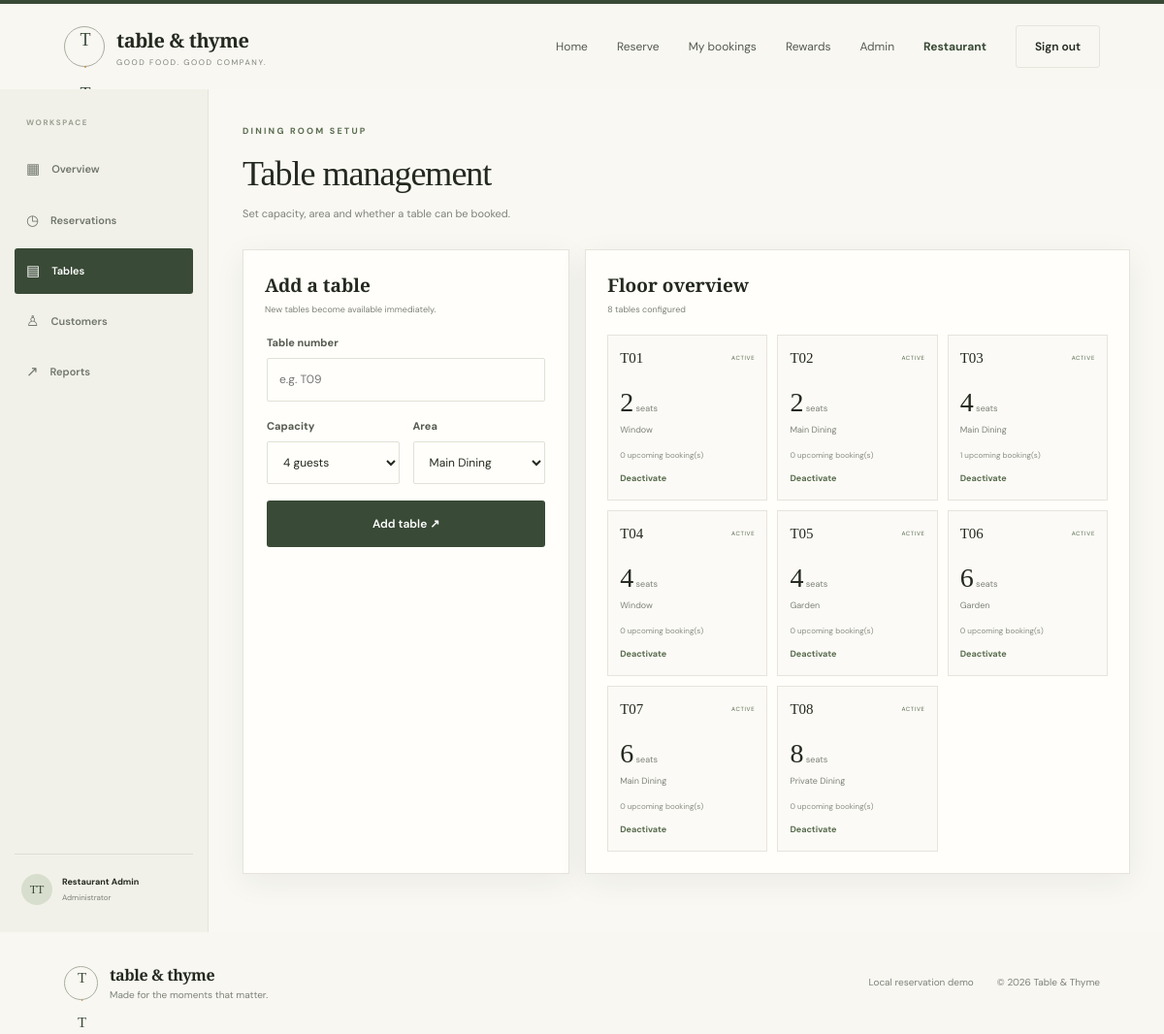
Screenshot of /admin/tables (signed in) with the database file from the repository.
### tables this page shows
CREATE TABLE users (
    id INTEGER PRIMARY KEY AUTOINCREMENT,
    name TEXT NOT NULL,
    email TEXT NOT NULL UNIQUE COLLATE NOCASE,
    phone TEXT NOT NULL,
    password_hash TEXT NOT NULL,
    role TEXT NOT NULL DEFAULT 'customer' CHECK(role IN ('customer','admin')),
    created_at TEXT NOT NULL DEFAULT CURRENT_TIMESTAMP
);

CREATE TABLE restaurant_tables (
    id INTEGER PRIMARY KEY AUTOINCREMENT,
    table_number TEXT NOT NULL UNIQUE,
    capacity INTEGER NOT NULL CHECK(capacity > 0),
    area TEXT NOT NULL DEFAULT 'Main Dining',
    is_active INTEGER NOT NULL DEFAULT 1 CHECK(is_active IN (0,1))
);

### app.py (the view, shortened to what this page needs)
@app.route("/admin/tables", methods=["GET", "POST"])
@admin_required
def admin_tables():
    conn = get_db()
    tables = conn.execute("""
        SELECT t.*,
        (SELECT COUNT(*) FROM reservations r WHERE r.table_id=t.id AND r.status IN ('PENDING','CONFIRMED') AND r.reservation_date>=?) AS upcoming_count
        FROM restaurant_tables t ORDER BY t.table_number
    """, (date.today().isoformat(),)).fetchall()
    conn.close()
    return render_template("admin_tables.html", tables=tables)

### app.py (called while the page is built)
def current_user():
    if not session.get("user_id"):
        return None
    conn = get_db()
    user = conn.execute("SELECT id,name,email,phone,role FROM users WHERE id=?", (session["user_id"],)).fetchone()
    conn.close()
    return user

@app.context_processor
def inject_globals():
    return {"current_user": current_user(), "today": date.today().isoformat()}

def admin_required(fn):
    @wraps(fn)
    def wrapper(*args, **kwargs):
        user = current_user()
        if not user or user["role"] != "admin":
            flash("Administrator access is required.", "error")
            return redirect(url_for("login"))
        return fn(*args, **kwargs)
    return wrapper

### database.py (called while the page is built)
def get_db():
    conn = sqlite3.connect(DB_PATH, timeout=10)
    conn.row_factory = sqlite3.Row
    conn.execute("PRAGMA foreign_keys = ON")
    conn.execute("PRAGMA busy_timeout = 10000")
    return conn

### templates/admin_tables.html (shortened to what this page needs)
{% extends "base.html" %}
{% block content %}
<section class="admin-shell">
  <aside class="admin-sidebar"><div class="admin-label">WORKSPACE</div><a href="{{ url_for('admin_dashboard') }}">▦ <span>Overview</span></a><a href="{{ url_for('admin_reservations') }}">◷ <span>Reservations</span></a><a class="active" href="{{ url_for('admin_tables') }}">▤ <span>Tables</span></a><a href="{{ url_for('admin_customers') }}">♙ <span>Customers</span></a><a href="{{ url_for('admin_reports') }}">↗ <span>Reports</span></a><div class="sidebar-bottom"><div class="mini-avatar">TT</div><span><strong>Restaurant Admin</strong><small>Administrator</small></span></div></aside>
  <div class="admin-main">
    <div class="admin-page-head"><div><div class="eyebrow">DINING ROOM SETUP</div><h1>Table management</h1><p>Set capacity, area and whether a table can be booked.</p></div></div>
    <div class="admin-grid table-admin-grid">
      <section class="panel"><div class="panel-head"><div><h2>Add a table</h2><p>New tables become available immediately.</p></div></div><form method="post" class="form-stack panel-form"><label>Table number<input name="table_number" required placeholder="e.g. T09"></label><div class="form-row"><label>Capacity<select name="capacity">{% for n in range(1,21) %}<option value="{{ n }}" {{ 'selected' if n==4 else '' }}>{{ n }} guests</option>{% endfor %}</select></label><label>Area<select name="area"><option>Main Dining</option><option>Window</option><option>Garden</option><option>Private Dining</option><option>Patio</option></select></label></div><button class="btn primary full">Add table ↗</button></form></section>
      <section class="panel"><div class="panel-head"><div><h2>Floor overview</h2><p>{{ tables|length }} tables configured</p></div></div><div class="table-tile-grid">{% for t in tables %}<div class="table-tile {{ 'inactive' if not t.is_active else '' }}"><div class="tile-top"><span>{{ t.table_number }}</span><span class="tile-status">{{ 'ACTIVE' if t.is_active else 'INACTIVE' }}</span></div><div class="tile-capacity">{{ t.capacity }}<small> seats</small></div><p>{{ t.area }}</p><small>{{ t.upcoming_count }} upcoming booking(s)</small><form method="post" action="{{ url_for('toggle_table', tid=t.id) }}"><button class="text-button">{{ 'Deactivate' if t.is_active else 'Activate' }}</button></form></div>{% endfor %}</div></section>
    </div>
  </div>
</section>
{% endblock %}

### templates/base.html (shortened to what this page needs)
<!doctype html>
<html lang="en">
<head>
  <link rel="stylesheet" href="{{ url_for('static', filename='css/style.css') }}">
</head>
<body>
  <header class="nav-wrap">
    <a class="brand" href="{{ url_for('index') }}">
      <span class="brand-mark">T<span>·</span>T</span>
      <span class="brand-copy"><strong>table & thyme</strong><small>GOOD FOOD. GOOD COMPANY.</small></span>
    </a>
    <nav class="nav-links">
      <a href="{{ url_for('index') }}">Home</a>
      {% if current_user %}
        <a href="{{ url_for('book') }}">Reserve</a>
        <a href="{{ url_for('my_reservations') }}">My bookings</a>
        <a href="{{ url_for('loyalty') }}">Rewards</a>
        {% if current_user.role == 'admin' %}
          <a href="{{ url_for('admin_dashboard') }}">Admin</a>
        {% endif %}
        <span class="nav-user">{{ current_user.name.split()[0] }}</span>
        <a class="nav-cta outline" href="{{ url_for('logout') }}">Sign out</a>
      {% else %}
        <a href="{{ url_for('login') }}">Sign in</a>
        <a class="nav-cta" href="{{ url_for('register') }}">Join us</a>
      {% endif %}
    </nav>
  </header>
  <main>
    {% block content %}{% endblock %}
  </main>
  <footer class="footer">
    <div class="footer-brand"><span class="brand-mark">T<span>·</span>T</span><span><strong>table & thyme</strong><small>Made for the moments that matter.</small></span></div>
    <div class="footer-right"><span>Local reservation demo</span><span>© 2026 Table & Thyme</span></div>
  </footer>
</body>
</html>

### rows the page displays
users: name "Restaurant"
restaurant_tables: table_number "T01", is_active "ACTIVE", capacity "2", area "Window", upcoming_count "0", is_active "Deactivate"
restaurant_tables: table_number "T02", is_active "ACTIVE", capacity "2", area "Main Dining", upcoming_count "0", is_active "Deactivate"
restaurant_tables: table_number "T03", is_active "ACTIVE", capacity "4", area "Main Dining", upcoming_count "1", is_active "Deactivate"
restaurant_tables: table_number "T04", is_active "ACTIVE", capacity "4", area "Window", upcoming_count "0", is_active "Deactivate"
restaurant_tables: table_number "T05", is_active "ACTIVE", capacity "4", area "Garden", upcoming_count "0", is_active "Deactivate"
restaurant_tables: table_number "T06", is_active "ACTIVE", capacity "6", area "Garden", upcoming_count "0", is_active "Deactivate"
restaurant_tables: table_number "T07", is_active "ACTIVE", capacity "6", area "Main Dining", upcoming_count "0", is_active "Deactivate"
restaurant_tables: table_number "T08", is_active "ACTIVE", capacity "8", area "Private Dining", upcoming_count "0", is_active "Deactivate"

### other values shown
{{ tables|length }} "8"
form field capacity "4 guests"
